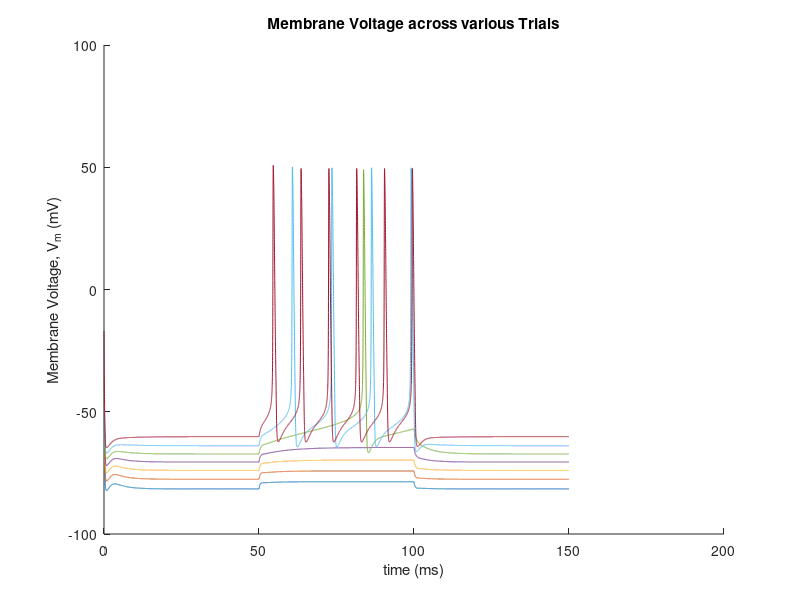
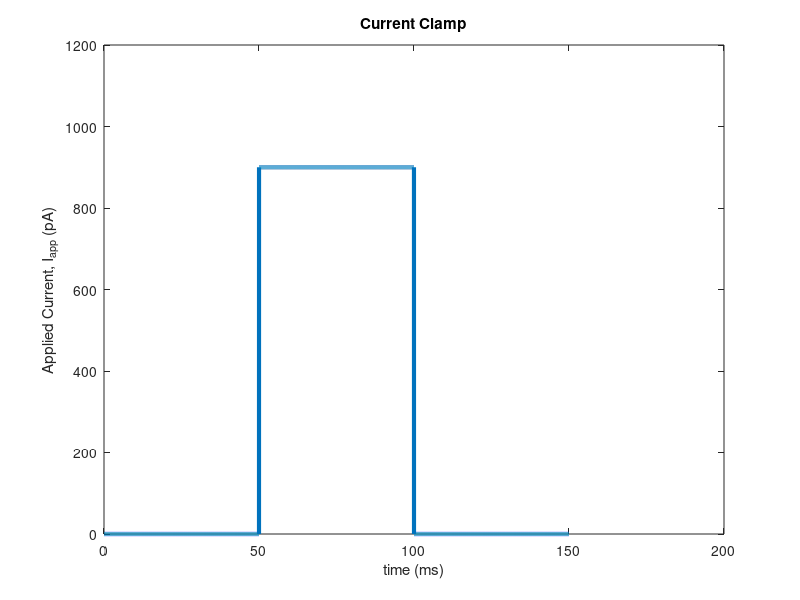
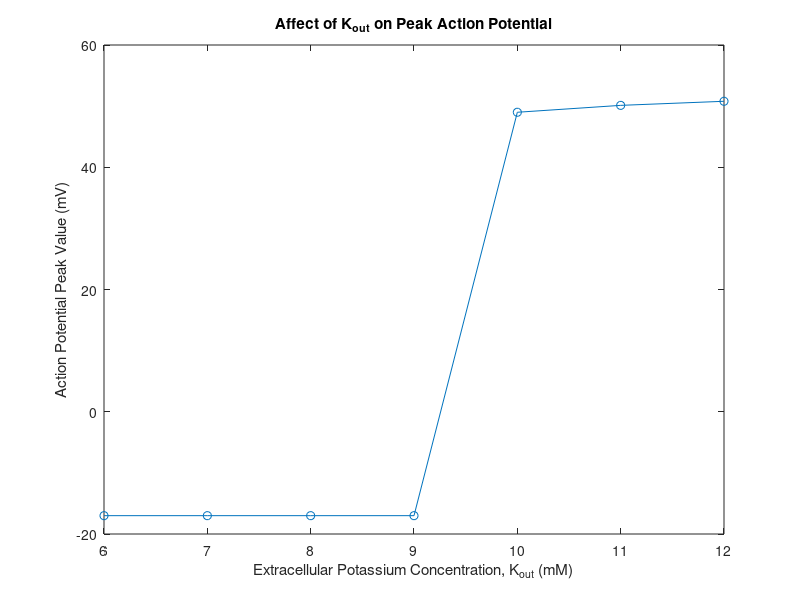
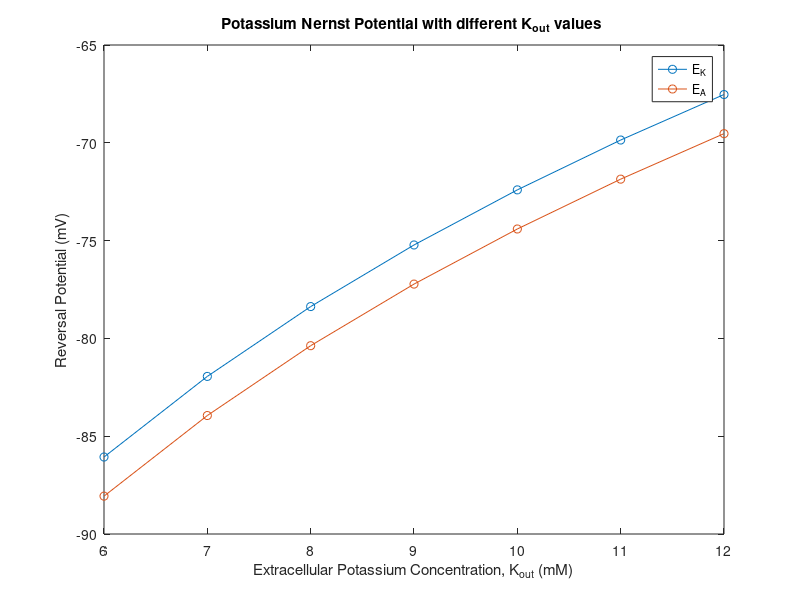

The MATLAB script that drew these images, in order:
%Define parameters, table 4.3 Introductory Course in Computational
%Neuroscience
% the maximum conductance values were slightly modified to change the units from μS to nS
G_leak = 30; %nS %leak conductance
G_Na_max = 12000; %nS 
G_K_max = 2000; %nS
G_A_max = 4770; %nS
E_Na = 55; %mV

E_leak = -17; %mV
C_m = 100; %pF

%define time vector
dt = 0.01;
tmax = 150;
time = 0 : dt : tmax;

%defining membrane voltage
V_m = zeros(size(time)); 
V_m(1) = E_leak; %initializing membrane voltage

%applied current is constant for know
I_app = zeros(size(time)) ;
change = time > 50 & time < 100;
I_app(change) = 900; %pA

%defining gating variables
m = zeros(size(time));
h = zeros(size(time));
n = zeros(size(time));
a = zeros(size(time));
b = zeros(size(time));
% Finding $E_K$and $E_A$


% Nernst calculation
K_min = 6; %mM
K_max = 12; %mM
dK = 1; %mM
K_out = K_min : dK : K_max % vector of K concentrations
K_in = 150; %mM
% constants for Nernst eqn
kB = 1.38e-23; % JK^-1 Boltzman constant
qe = 1.6e-19; % charge of electrons C
T = 310; % temperature in Kelvins
z_K = 1;
mV = 1000; % 1 volt has 1000 mV
% vector of Nernst potentials from concentrations
E_K = (((kB .* T) ./ (z_K .* qe)) .* log(K_out ./ K_in)) * mV %in mV

%Reversal for A
E_A = E_K - 2;


AP_peak = zeros(size(E_K));

for trial = 1 : length(E_K)
    for t = 1 : length(time) - 1
        %computing voltage dependent variables
        %table 4.4, slightly modified to acocunt for change in parameters
        alpha_m = (0.38 .*(V_m(t) + 29.7))./(1-exp(-0.1 .* (V_m(t) + 29.7)));
        beta_m = (15.2) .* (exp(-0.0556 .* (V_m(t) + 54.7)));
    
        alpha_h = 0.266 .* (exp(-0.05 .*(V_m(t) + 48)));
        beta_h = (3.8) ./(1+ exp(-0.1 .*(V_m(t) + 18)));

        alpha_n = (0.02 .*(V_m(t)+45.7))./(1-exp(-0.1 .*(V_m(t)+ 45.7)));
        beta_n = 0.25 .* (exp(-0.0125.*(V_m(t)+ 55.7)));

        %rate constants for A
        a_inf = (0.0761 .*(exp(0.0314*(V_m(t)+94.22)))./(1+exp(0.0346 .*(V_m(t)+ 1.17)))).^(1/3);
        tau_a = (0.3632 + 1.158)./(1+exp(0.0497.*(V_m(t)+ 55.96)));
    
        b_inf = ((1)./(1+exp(0.0688*(V_m(t)+ 53.3)))).^4;
        tau_b = (1.24 + 2.678) ./(1+exp(0.0624.*(V_m(t)+ 53.3)));

        %steady states
        m_ss = alpha_m / (alpha_m + beta_m);
        h_ss = alpha_h / (alpha_h + beta_h);
        n_ss = alpha_n / (alpha_n + beta_n);

        if t == 1
            m(1) = m_ss;
            h(1) = h_ss;
            n(1) = n_ss;
            a(1) = a_inf;
            b(1) = b_inf;
        end

        %calculating gating variables
        dm = (alpha_m * (1 - m(t)) - (beta_m * m(t)))*dt;
        m(t+1) = m(t) + dm;

        dn = (alpha_n * (1 - n(t)) - (beta_n * n(t)))*dt;
        n(t+1) = n(t) + dn;

        dh = (alpha_h * (1 - h(t)) - (beta_h * h(t)))*dt;
        h(t+1) = h(t) + dh;

        da = ((a_inf - a(t)) ./ tau_a) .* dt ;
        a(t+1)= a(t) + da ;

        db = ((b_inf - b(t)) ./ tau_b) .* dt ;
        b(t+1)= b(t) + db ;

        %Calculating the currents for the various ions
        I_leak = - G_leak * (E_leak - V_m(t));
        I_Na = - G_Na_max .* m(t).^3 * h(t) .* (E_Na - V_m(t));
        I_K = -G_K_max .* n(t).^4 .*(E_K(trial) - V_m(t));
        I_A = -G_A_max * a(t).^3 .* b(t) .* (E_A(trial) - V_m(t));
    
        %differential equation of voltage
        dV = ((-I_leak - I_Na -I_K - I_A + I_app(t)) / C_m) * dt;
        V_m(t + 1) = V_m(t) + dV;

    end
    hold on
    plot(time, V_m)
    xlabel('time (ms)')
    ylabel('Membrane Voltage, V_m (mV)')
    title('Membrane Voltage across various Trials')

    AP_peak(trial) = max(V_m);
end

figure
plot(time, I_app, 'Linewidth', 3)
xlabel('time (ms)')
ylabel('Applied Current, I_{app} (pA)')
title('Current Clamp')
ylim([0 1200])

figure
plot(K_out, AP_peak, '-o')
xlabel('Extracellular Potassium Concentration, K_{out} (mM)')
ylabel('Action Potential Peak Value (mV)')
title('Affect of K_{out} on Peak Action Potential')

figure
plot(K_out, E_K, '-o')
hold on
plot(K_out, E_A, '-o')

xlabel('Extracellular Potassium Concentration, K_{out} (mM)')
ylabel('Reversal Potential (mV)')
title('Potassium Nernst Potential with different K_{out} values ')
legend('E_K', 'E_A')
